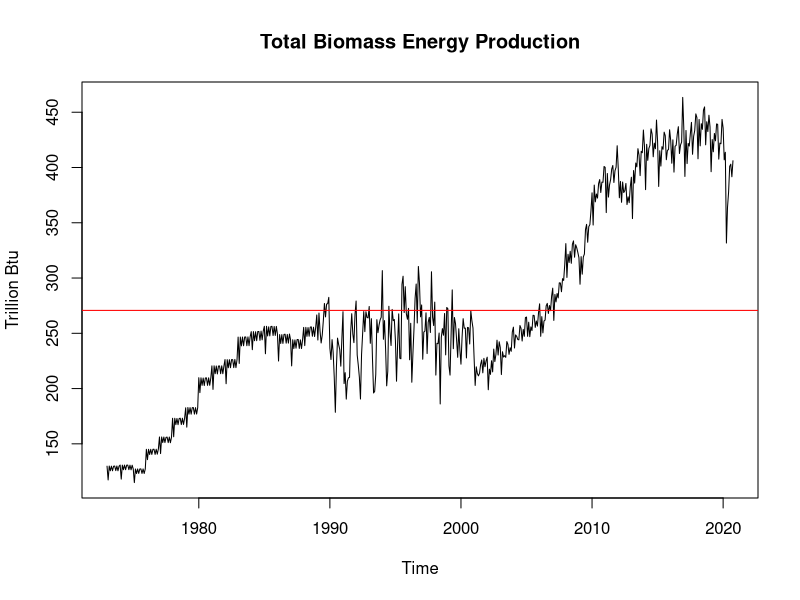
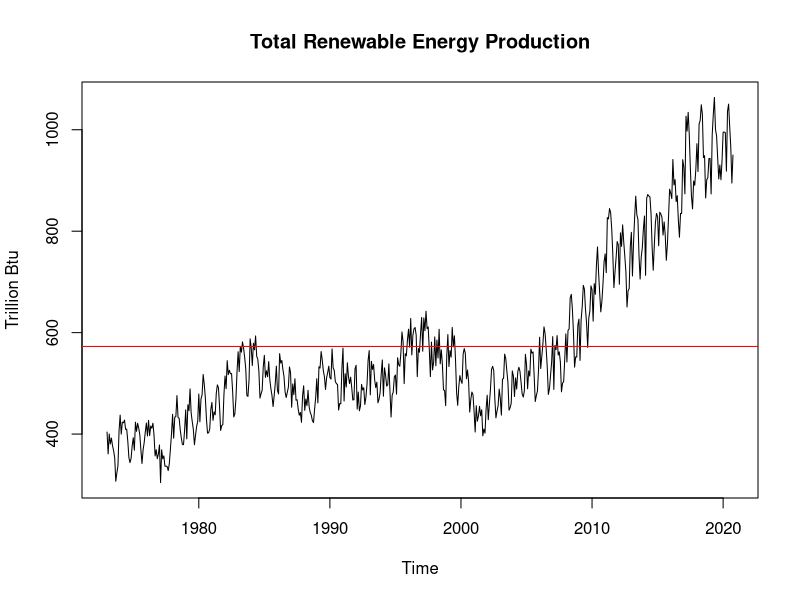
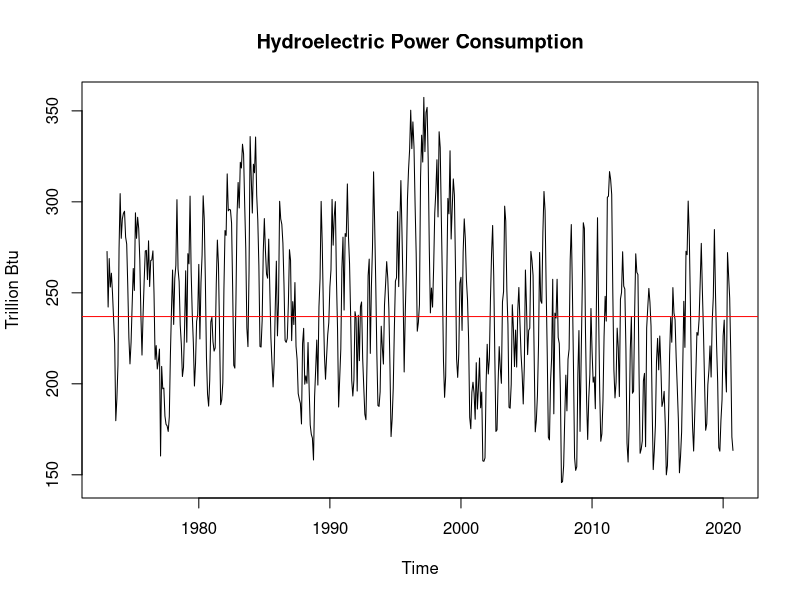
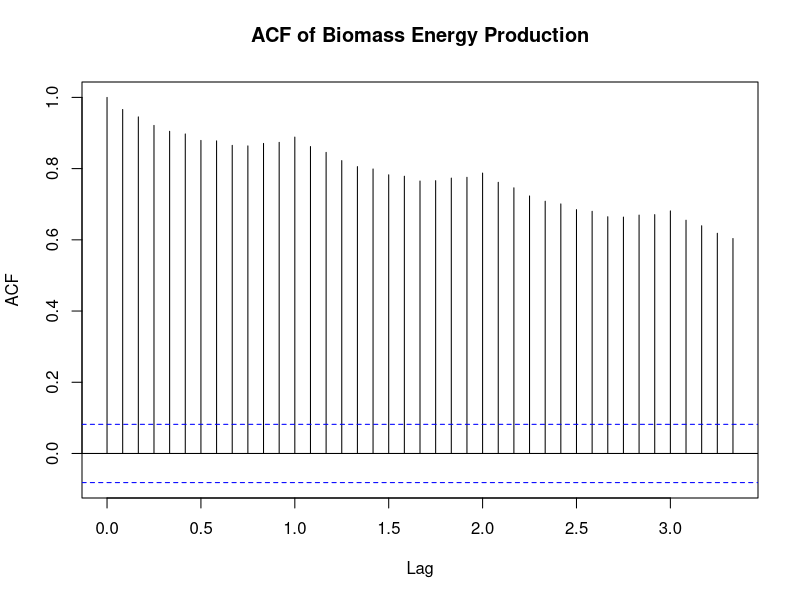
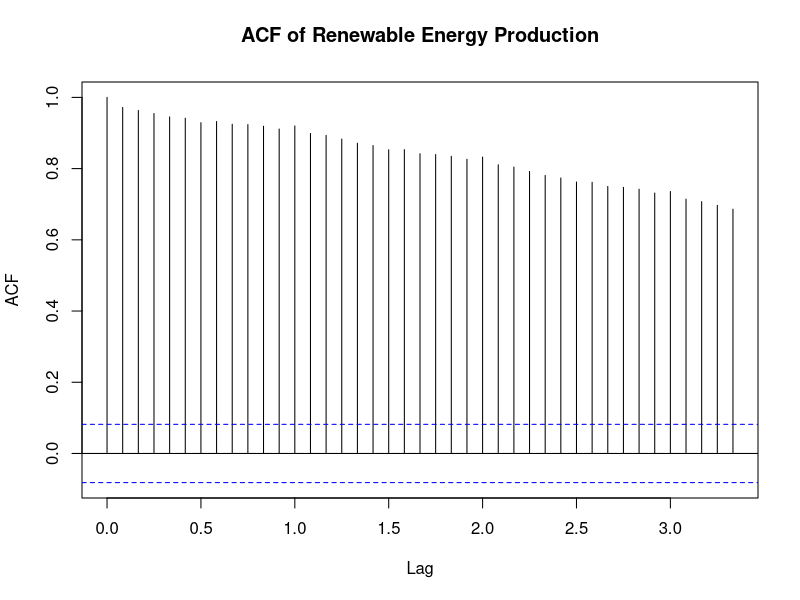
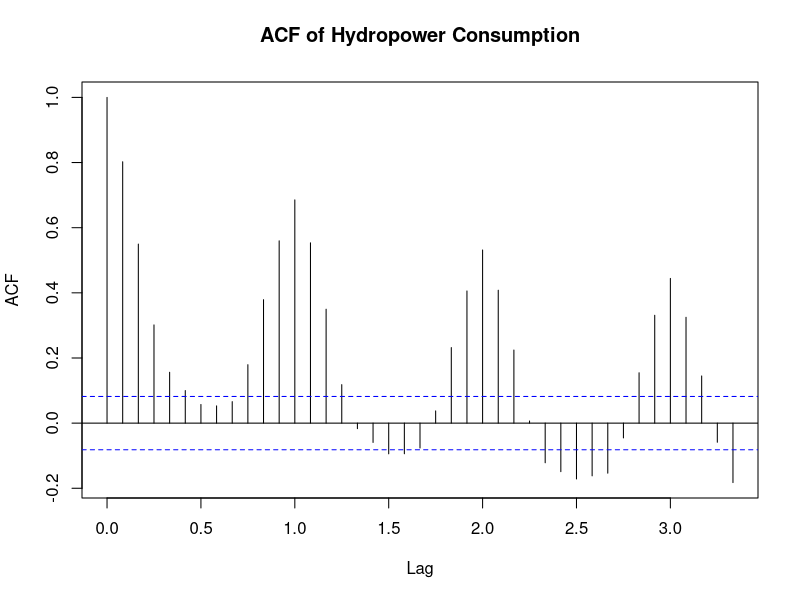
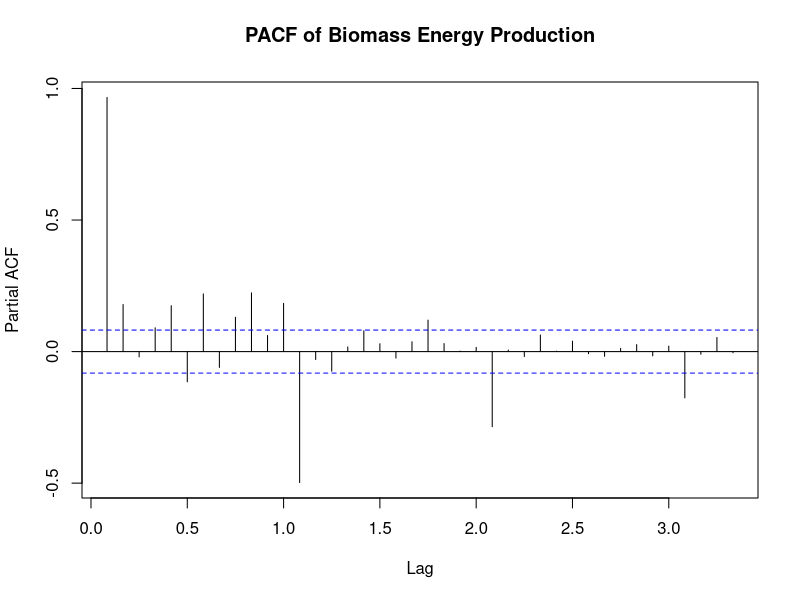
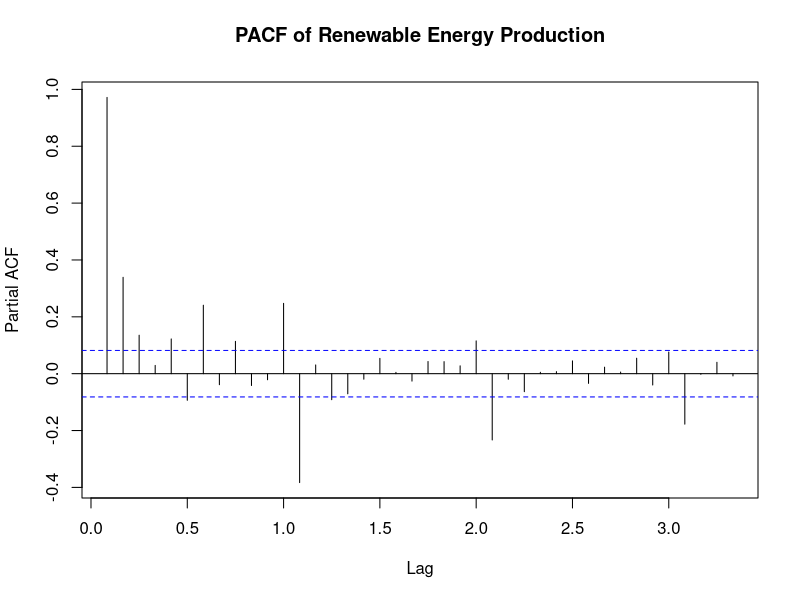

Source code (R) for these figures, in order:
## ---- chunk 1
knitr::opts_chunk$set(echo = FALSE, fig.width=7, fig.height=4.2)
## ---- chunk 2
#Load/install required package here
library(tseries)
library(forecast)
library(dplyr)
library(readxl)

#setting digit to be maximum of 6
options(digits=6)
## ---- chunk 3
#Importing data set
setwd("/Users/stefanchen/Documents/Duke/Classes/Spring 2021/ENV 790/GitHub/ENV790_30_TSA_S2021/Data")
re.df<-read_xlsx("Table_10.1_Renewable_Energy_Production_and_Consumption_by_Source.xlsx", skip=10)
## ---- chunk 4
#Create data frame with the selected column
re_select<-re.df %>%
  select("Total Biomass Energy Production", 
         "Total Renewable Energy Production", 
         "Hydroelectric Power Consumption")

#Remove rows of units by selecting [numeric rows, all columns]
re_select<-re_select[!is.na(as.numeric(re_select$'Total Biomass Energy Production')),]

#Transforming characters to numeric
re_select<-sapply(re_select,as.numeric) %>%
  as.data.frame() 

#Confirm data type
str(re_select)
## ---- chunk 5
#Confirm the first 6 values
head(re_select)
## ---- chunk 6
#transform dataframe to time series
ts_select<-ts(re_select, start=c(1973,1), frequency=12)

#transform each columns in data frame to time series
ts_bio<-ts(re_select[,1], start=1973, frequency=12)
ts_re<-ts(re_select[,2], start=1973, frequency=12)
ts_hydro<-ts(re_select[,3], start=1973, frequency=12)

head(ts_select)
## ---- chunk 7
#c(mean, sd)
round(c(mean(ts_bio),sd(ts_bio)),2)
round(c(mean(ts_re),sd(ts_re)),2)
round(c(mean(ts_hydro),sd(ts_hydro)),2)
## ---- chunk 8
#plot times series for Total Biomass Energy Production
plot(ts_bio, 
     main="Total Biomass Energy Production", 
     ylab="Trillion Btu",
     type="l")
abline(h=270.70, col="red")   #adding a horizontal line
## ---- chunk 9
#plot times series for Total Renewable Energy Production
plot(ts_re,
     main="Total Renewable Energy Production",
     ylab="Trillion Btu",
     type="l")
abline(h=572.73, col="red")   #adding a horizontal line
## ---- chunk 10
#plot times series for Hydroelectric Power Consumption
plot(ts_hydro,
     main="Hydroelectric Power Consumption",
     ylab="Trillion Btu",
     type="l")
abline(h=236.95, col="red")   #adding a horizontal line
## ---- chunk 11
#correlation between the variables
cor(ts_re, ts_bio)
cor(ts_bio, ts_hydro)
cor(ts_hydro, ts_re)
## ---- chunk 12
#autocorrelation between the variables
acf(ts_re, lag.max = 40, main="ACF of Biomass Energy Production")
## ---- chunk 13
acf(ts_bio, lag.max = 40, main="ACF of Renewable Energy Production")
## ---- chunk 14
acf(ts_hydro, lag.max = 40, main="ACF of Hydropower Consumption")
## ---- chunk 15
#partial autocorrelation between the variables
pacf(ts_re, lag.max = 40, main="PACF of Biomass Energy Production")
## ---- chunk 16
pacf(ts_bio, lag.max = 40, main="PACF of Renewable Energy Production")
## ---- chunk 17
pacf(ts_hydro, lag.max = 40, main="PACF of Hydropower Consumption")
